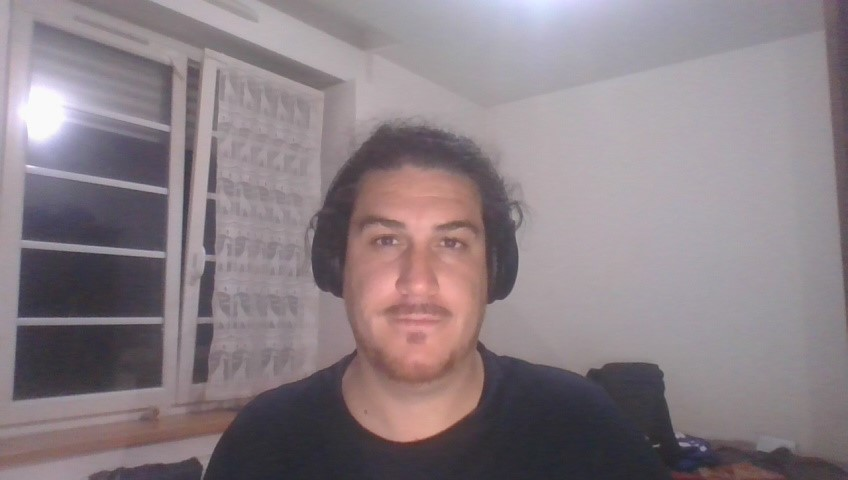
#> input picture images/6.jpg, 848 x 480 px
$ python 'chapter 9.py'
#> lines starting #> are read from the running program, lines starting #| are printed output that depends on the picture; after the words box and inside, x2 and y2 are one past the last pixel; in counts of white or black regions, pixels touching at a corner belong together
import cv2
import numpy as np

# pour detecté les visage j'utilise ici une methode créé par viola et jones
# pour detecter les visage je doit detecter plusieurs positives qui vont etre les images de visage et aussi detecter les negative qui vont etre tout sauf les images de visage
# j'utilise pour ça des models créé par opencv : les haarcascades
# la methode de cascade et vielle mais fonctionne toujours bien et elle est rapide dans certain circonstance
faceCascade = cv2.CascadeClassifier("models/haarcascade_frontalface_alt2.xml")
path = 'images/6.jpg'

img = cv2.imread(path)
#> img is the input picture: shape (480, 848, 3); mean B, G, R 132.8, 127.2, 138.5
imgGray = cv2.cvtColor(img, cv2.COLOR_BGR2GRAY)
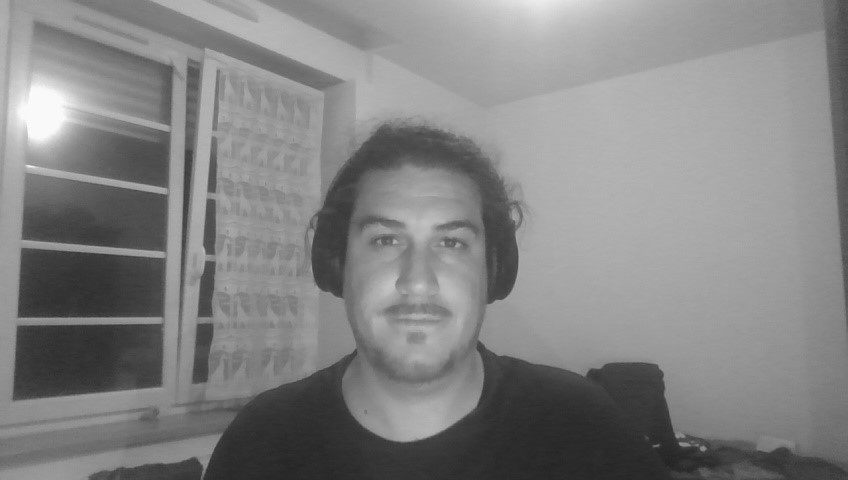
#> imgGray: shape (480, 848); min 35, max 253, mean 131.2
# le 1.1 est le scalage , et le 4 est pour geré les voisin
faces = faceCascade.detectMultiScale(imgGray, 1.1, 4)
#> faces = [[322, 173, 193, 193]]

# pour chaque visage detecté je rajoute un rectangle
for (x, y, w, h) in faces:
    cv2.rectangle(img, (x, y), (x+w, y+h), (255, 0, 0), 2)
#> this loop made 1 pass
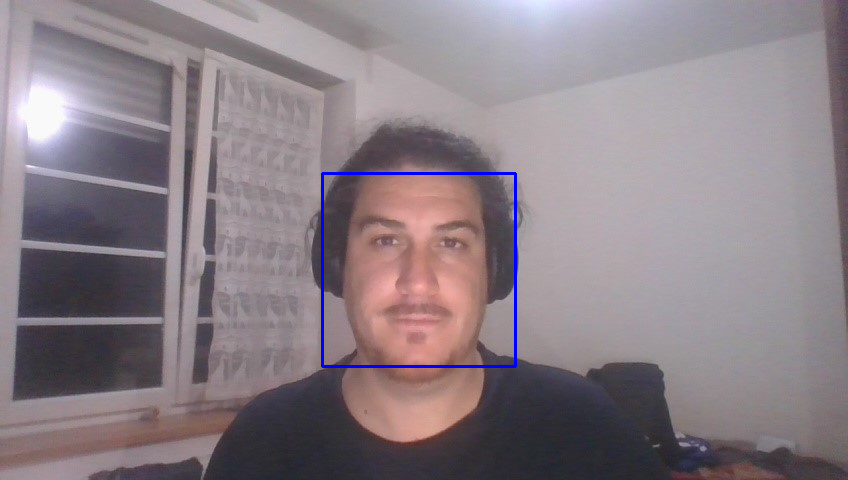
#> img: shape (480, 848, 3); 0.57% of pixels changed, all inside (x1, y1, x2, y2) = (321, 172, 517, 368)

cv2.imshow("Original", img)
cv2.waitKey(0)

$ run again, with images/12.jpg copied over images/6.jpg
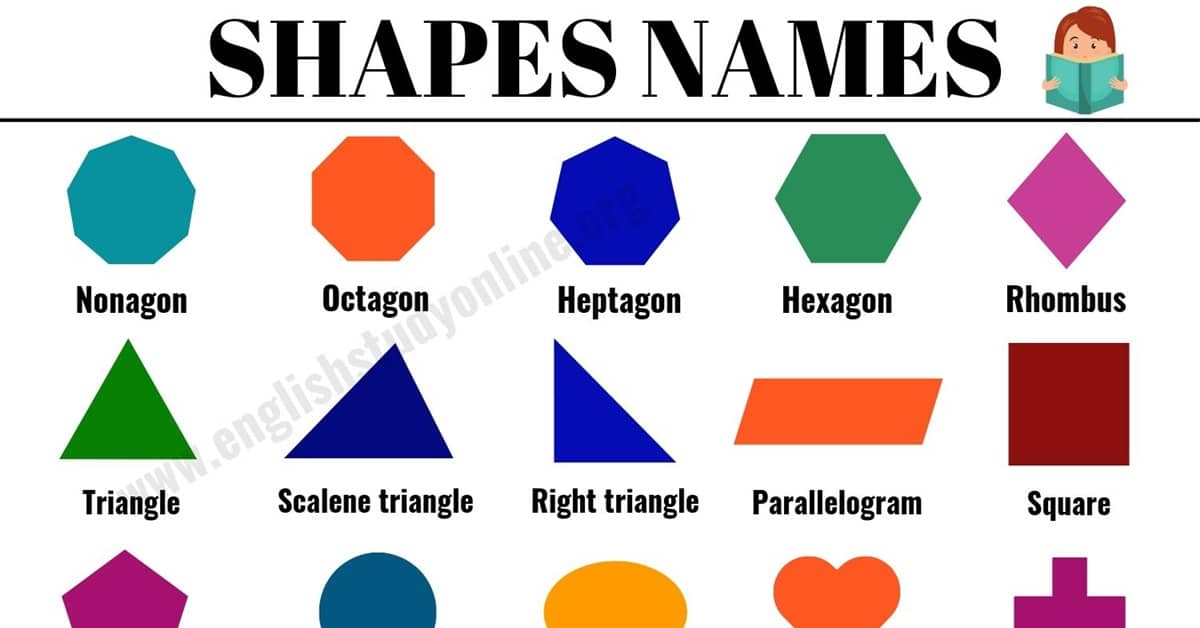
#> input picture images/12.jpg, 1200 x 628 px
#> img is the input picture: shape (628, 1200, 3); mean B, G, R 204.4, 202.1, 209.8
#> `imgGray = cv2.cvtColor(img, cv2.COLOR_BGR2GRAY)`:
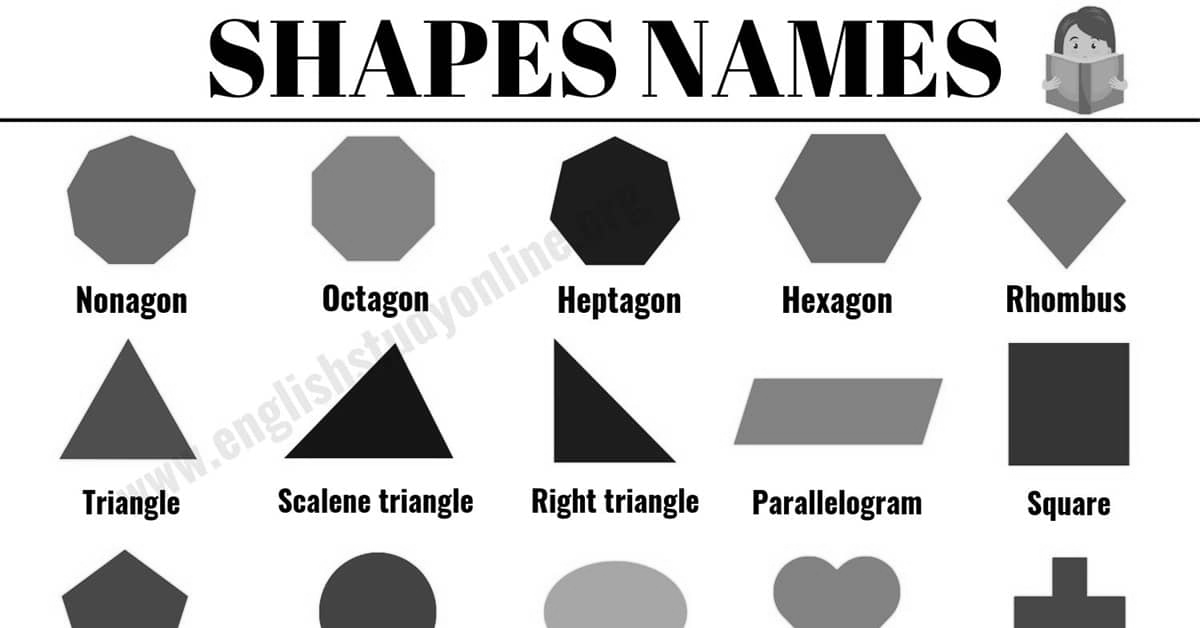
#> imgGray: shape (628, 1200); min 0, max 255, mean 204.7
#> faces = ()
